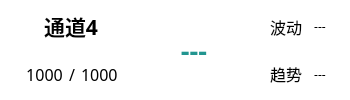
    <widget class="QWidget" name="widgetS4" native="true">
     <property name="sizePolicy">
      <sizepolicy hsizetype="Preferred" vsizetype="Preferred">
       <horstretch>0</horstretch>
       <verstretch>0</verstretch>
      </sizepolicy>
     </property>
     <property name="minimumSize">
      <size>
       <width>350</width>
       <height>60</height>
      </size>
     </property>
     <property name="font">
      <font>
       <family>Microsoft YaHei</family>
       <pointsize>9</pointsize>
      </font>
     </property>
     <property name="styleSheet">
      <string notr="true">border-radius: 10px;        /* 圆角半径，可根据需要调整 */
background-color: rgb(255, 255, 255);</string>
     </property>
     <layout class="QHBoxLayout" name="horizontalLayout_5">
      <property name="spacing">
       <number>20</number>
      </property>
      <property name="leftMargin">
       <number>15</number>
      </property>
      <property name="topMargin">
       <number>4</number>
      </property>
      <property name="rightMargin">
       <number>4</number>
      </property>
      <property name="bottomMargin">
       <number>4</number>
      </property>
      <item>
       <widget class="QFrame" name="frameNameS1_4">
        <property name="sizePolicy">
         <sizepolicy hsizetype="Maximum" vsizetype="Preferred">
          <horstretch>0</horstretch>
          <verstretch>0</verstretch>
         </sizepolicy>
        </property>
        <property name="minimumSize">
         <size>
          <width>90</width>
          <height>0</height>
         </size>
        </property>
        <property name="font">
         <font>
          <family>Microsoft YaHei</family>
         </font>
        </property>
        <property name="frameShape">
         <enum>QFrame::StyledPanel</enum>
        </property>
        <property name="frameShadow">
         <enum>QFrame::Raised</enum>
        </property>
        <layout class="QVBoxLayout" name="verticalLayout_5" stretch="1">
         <property name="leftMargin">
          <number>0</number>
         </property>
         <property name="topMargin">
          <number>0</number>
         </property>
         <property name="rightMargin">
          <number>0</number>
         </property>
         <property name="bottomMargin">
          <number>0</number>
         </property>
         <item>
          <layout class="QGridLayout" name="gridLayout_13">
           <item row="1" column="1">
            <widget class="QLabel" name="AlarmValue1_7">
             <property name="sizePolicy">
              <sizepolicy hsizetype="Maximum" vsizetype="Preferred">
               <horstretch>0</horstretch>
               <verstretch>0</verstretch>
              </sizepolicy>
             </property>
             <property name="maximumSize">
              <size>
               <width>7</width>
               <height>16777215</height>
              </size>
             </property>
             <property name="font">
              <font>
               <family>Microsoft YaHei</family>
               <pointsize>12</pointsize>
              </font>
             </property>
             <property name="styleSheet">
              <string notr="true">
color: rgb(0, 0, 0);</string>
             </property>
             <property name="text">
              <string>/</string>
             </property>
             <property name="alignment">
              <set>Qt::AlignCenter</set>
             </property>
            </widget>
           </item>
           <item row="1" column="0">
            <widget class="QLabel" name="min4">
             <property name="sizePolicy">
              <sizepolicy hsizetype="Maximum" vsizetype="Preferred">
               <horstretch>0</horstretch>
               <verstretch>0</verstretch>
              </sizepolicy>
             </property>
             <property name="font">
              <font>
               <family>Microsoft YaHei</family>
               <pointsize>12</pointsize>
              </font>
             </property>
             <property name="toolTip">
              <string notr="true"/>
             </property>
             <property name="statusTip">
              <string notr="true"/>
             </property>
             <property name="whatsThis">
              <string notr="true"/>
             </property>
             <property name="accessibleName">
              <string notr="true"/>
             </property>
             <property name="styleSheet">
              <string notr="true">
color: rgb(0, 0, 0);</string>
             </property>
             <property name="text">
              <string notr="true">1000</string>
             </property>
             <property name="alignment">
              <set>Qt::AlignCenter</set>
             </property>
            </widget>
           </item>
           <item row="1" column="2">
            <widget class="QLabel" name="max4">
             <property name="sizePolicy">
              <sizepolicy hsizetype="Maximum" vsizetype="Preferred">
               <horstretch>0</horstretch>
               <verstretch>0</verstretch>
              </sizepolicy>
             </property>
             <property name="font">
              <font>
               <family>Microsoft YaHei</family>
               <pointsize>12</pointsize>
              </font>
             </property>
             <property name="toolTip">
              <string notr="true"/>
             </property>
             <property name="statusTip">
              <string notr="true"/>
             </property>
             <property name="whatsThis">
              <string notr="true"/>
             </property>
             <property name="accessibleName">
              <string notr="true"/>
             </property>
             <property name="accessibleDescription">
              <string notr="true"/>
             </property>
             <property name="styleSheet">
              <string notr="true">
color: rgb(0, 0, 0);</string>
             </property>
             <property name="text">
              <string notr="true">1000</string>
             </property>
            </widget>
           </item>
           <item row="0" column="0" colspan="3">
            <widget class="QLabel" name="channel4">
             <property name="sizePolicy">
              <sizepolicy hsizetype="Fixed" vsizetype="Preferred">
               <horstretch>0</horstretch>
               <verstretch>0</verstretch>
              </sizepolicy>
             </property>
             <property name="minimumSize">
              <size>
               <width>90</width>
               <height>0</height>
              </size>
             </property>
             <property name="font">
              <font>
               <family>Microsoft YaHei</family>
               <pointsize>16</pointsize>
               <bold>true</bold>
              </font>
             </property>
             <property name="styleSheet">
              <string notr="true">
color: rgb(0, 0, 0);</string>
             </property>
             <property name="text">
              <string>通道4</string>
             </property>
             <property name="alignment">
              <set>Qt::AlignCenter</set>
             </property>
            </widget>
           </item>
          </layout>
         </item>
        </layout>
       </widget>
      </item>
      <item>
       <widget class="QLabel" name="pressure4">
        <property name="sizePolicy">
         <sizepolicy hsizetype="Fixed" vsizetype="Preferred">
          <horstretch>0</horstretch>
          <verstretch>0</verstretch>
         </sizepolicy>
        </property>
        <property name="minimumSize">
         <size>
          <width>90</width>
          <height>0</height>
         </size>
        </property>
        <property name="font">
         <font>
          <family>Microsoft YaHei</family>
          <pointsize>20</pointsize>
          <bold>true</bold>
         </font>
        </property>
        <property name="styleSheet">
         <string notr="true">color: rgb(34, 149, 144);
</string>
        </property>
        <property name="text">
         <string notr="true">---</string>
        </property>
        <property name="alignment">
         <set>Qt::AlignCenter</set>
        </property>
       </widget>
      </item>
      <item>
       <widget class="QFrame" name="frameS1_4">
        <property name="sizePolicy">
         <sizepolicy hsizetype="Maximum" vsizetype="Preferred">
          <horstretch>0</horstretch>
          <verstretch>0</verstretch>
         </sizepolicy>
        </property>
        <property name="font">
         <font>
          <family>Microsoft YaHei</family>
         </font>
        </property>
        <property name="frameShape">
         <enum>QFrame::StyledPanel</enum>
        </property>
        <property name="frameShadow">
         <enum>QFrame::Raised</enum>
        </property>
        <layout class="QGridLayout" name="gridLayout_44">
         <property name="leftMargin">
          <number>0</number>
         </property>
         <property name="topMargin">
          <number>0</number>
         </property>
         <property name="rightMargin">
          <number>0</number>
         </property>
         <property name="bottomMargin">
          <number>0</number>
         </property>
         <property name="spacing">
          <number>3</number>
         </property>
         <item row="0" column="0">
          <layout class="QGridLayout" name="gridLayout_45">
           <item row="1" column="0">
            <widget class="QLabel" name="label_8">
             <property name="sizePolicy">
              <sizepolicy hsizetype="Fixed" vsizetype="Preferred">
               <horstretch>0</horstretch>
               <verstretch>0</verstretch>
              </sizepolicy>
             </property>
             <property name="minimumSize">
              <size>
               <width>30</width>
               <height>0</height>
              </size>
             </property>
             <property name="font">
              <font>
               <family>Microsoft YaHei</family>
               <pointsize>12</pointsize>
              </font>
             </property>
             <property name="text">
              <string>趋势</string>
             </property>
             <property name="alignment">
              <set>Qt::AlignCenter</set>
             </property>
            </widget>
           </item>
           <item row="0" column="0" alignment="Qt::AlignHCenter">
            <widget class="QLabel" name="label_7">
             <property name="sizePolicy">
              <sizepolicy hsizetype="Fixed" vsizetype="Preferred">
               <horstretch>0</horstretch>
               <verstretch>0</verstretch>
              </sizepolicy>
             </property>
             <property name="minimumSize">
              <size>
               <width>30</width>
               <height>0</height>
              </size>
             </property>
             <property name="font">
              <font>
               <family>Microsoft YaHei</family>
               <pointsize>12</pointsize>
              </font>
             </property>
             <property name="text">
              <string>波动</string>
             </property>
             <property name="alignment">
              <set>Qt::AlignCenter</set>
             </property>
            </widget>
           </item>
           <item row="0" column="1">
            <widget class="QLabel" name="fluctuation4">
             <property name="sizePolicy">
              <sizepolicy hsizetype="Fixed" vsizetype="Preferred">
               <horstretch>0</horstretch>
               <verstretch>0</verstretch>
              </sizepolicy>
             </property>
             <property name="minimumSize">
              <size>
               <width>30</width>
               <height>0</height>
              </size>
             </property>
             <property name="font">
              <font>
               <family>Microsoft YaHei</family>
              </font>
             </property>
             <property name="text">
              <string>---</string>
             </property>
             <property name="alignment">
              <set>Qt::AlignCenter</set>
             </property>
            </widget>
           </item>
           <item row="1" column="1">
            <widget class="QLabel" name="trend4">
             <property name="sizePolicy">
              <sizepolicy hsizetype="Fixed" vsizetype="Preferred">
               <horstretch>0</horstretch>
               <verstretch>0</verstretch>
              </sizepolicy>
             </property>
             <property name="minimumSize">
              <size>
               <width>30</width>
               <height>0</height>
              </size>
             </property>
             <property name="font">
              <font>
               <family>Microsoft YaHei</family>
              </font>
             </property>
             <property name="text">
              <string>---</string>
             </property>
             <property name="alignment">
              <set>Qt::AlignCenter</set>
             </property>
            </widget>
           </item>
          </layout>
         </item>
        </layout>
       </widget>
      </item>
     </layout>
    </widget>
